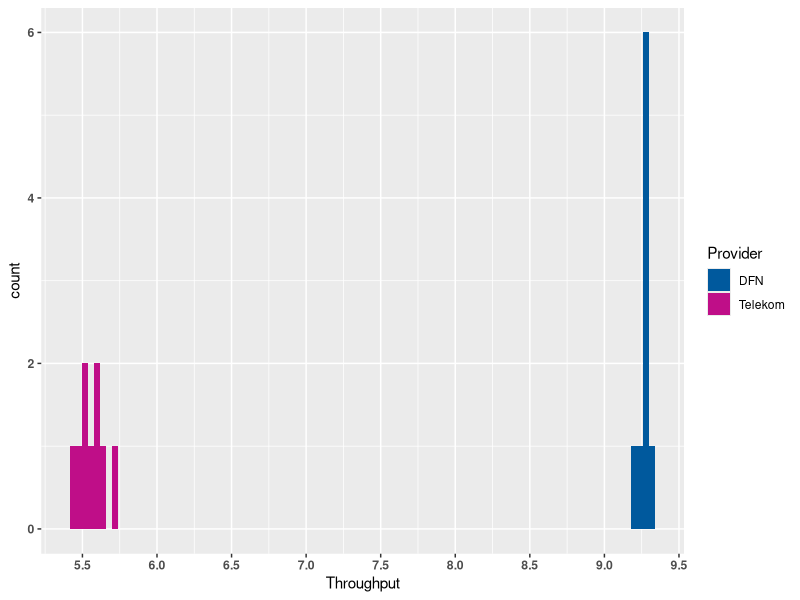
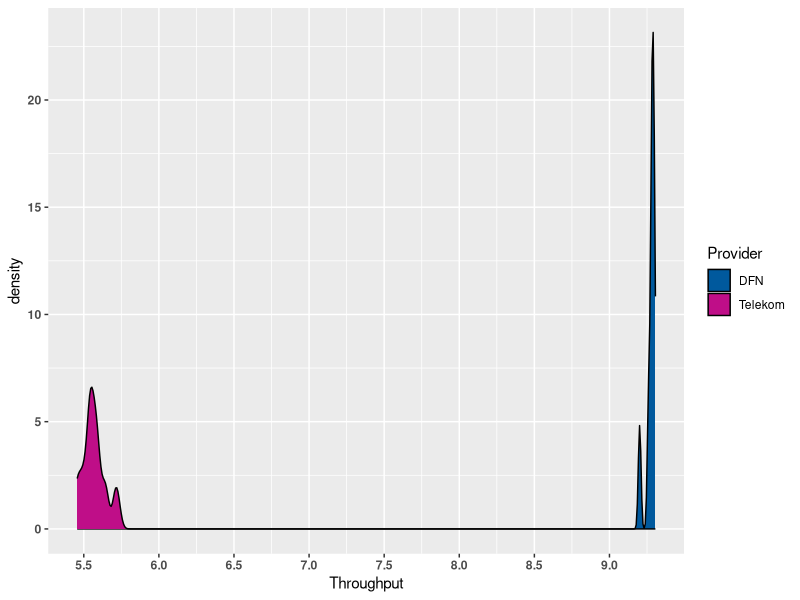
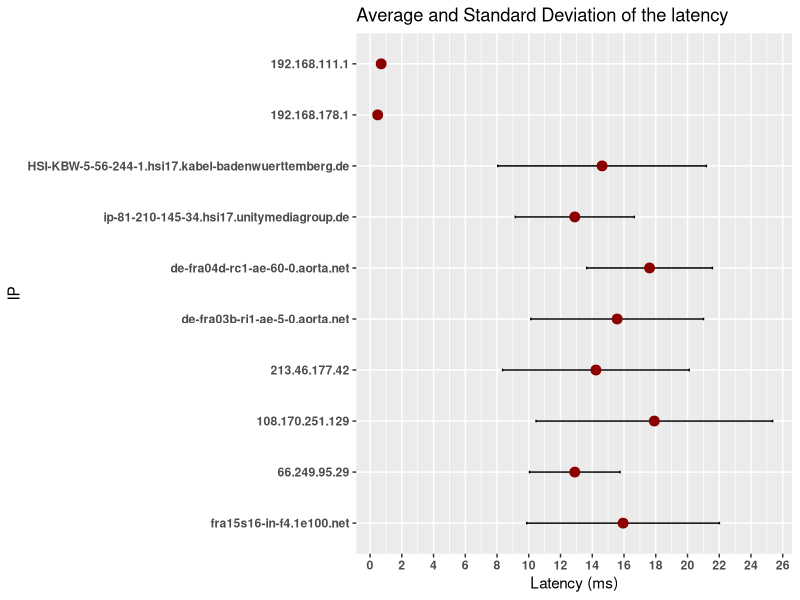

The R script that drew these images, in order:
## ---- chunk 1
(throughput <- read.csv(file='throughput.csv', stringsAsFactors=FALSE))
## ---- chunk 2
library(reshape2)
throughput_plot <- melt(throughput)
colnames(throughput_plot) <- c("Provider", "Throughput")
## ---- chunk 3
library(ggplot2)

p <- ggplot(throughput_plot, aes(x=Throughput, fill=Provider))
p <- p + geom_histogram(alpha=1, binwidth = 0.04)
p <- p + scale_fill_manual(values=c("#00599d", "#bf0e88"))
p <- p + scale_x_continuous(breaks=seq(5,10,0.5))
p <- p + theme(axis.text.x=element_text(face="bold")) 
p <- p + theme(axis.text.y=element_text(face="bold")) 
p
## ---- chunk 4
p <- ggplot(throughput_plot, aes(x=Throughput, fill=Provider))
p <- p + geom_density()
p <- p + scale_fill_manual(values=c("#00599d", "#bf0e88"))
p <- p + scale_x_continuous(breaks=seq(5,10,0.5))
p <- p + theme(axis.text.x=element_text(face="bold")) 
p <- p + theme(axis.text.y=element_text(face="bold")) 
p
## ---- chunk 5
(mtr <- read.csv('mtr_google.com.csv', header=T, stringsAsFactors=F))
## ---- chunk 6
mtr <- mtr[order(-mtr$Hop),]
mtr$Ip <- factor(mtr$Ip, levels=mtr$Ip)
## ---- chunk 7
p <- ggplot(mtr, aes(x=Ip, y=Avg))
p <- p + geom_line(size=1)
p <- p + geom_errorbar(aes(ymin=Avg-StDev, ymax=Avg+StDev), width=0.05, position=position_dodge(0.05))
p <- p + geom_point(size=3, colour="darkred")
p <- p + labs(title="Average and Standard Deviation of the latency", x="IP", y="Latency (ms)")
p <- p + scale_y_continuous(breaks=seq(0,30,2))
p <- p + theme(axis.text.x=element_text(face="bold")) 
p <- p + theme(axis.text.y=element_text(face="bold")) 
p <- p + coord_flip()
p
